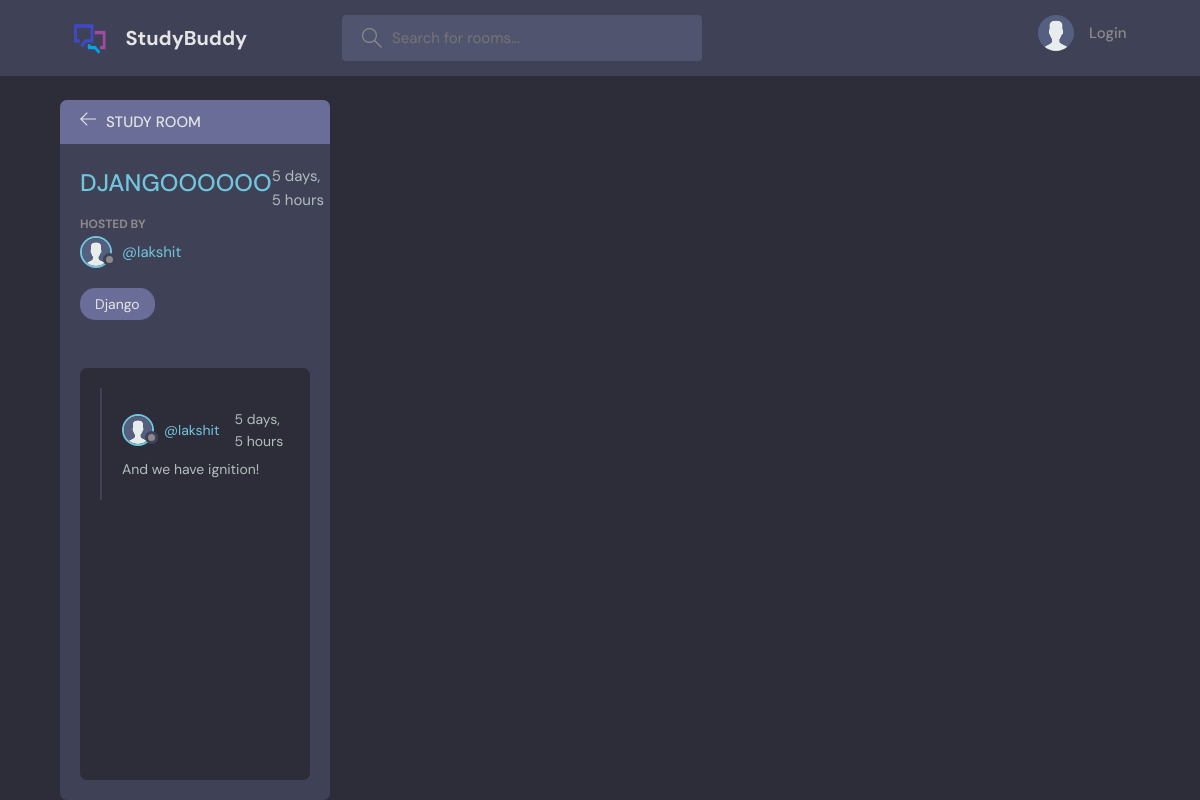
Before: /room/2/ with the older database file.
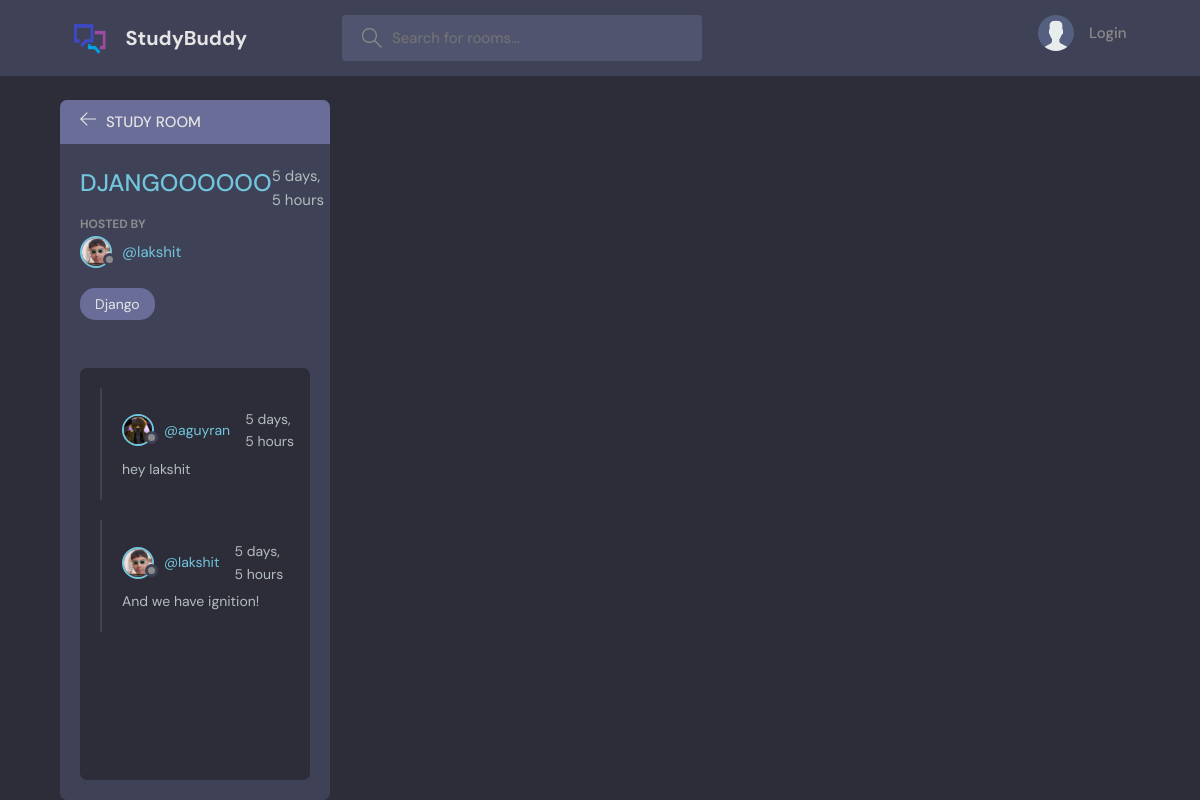
After: the same page with the newer database file.
### base/models.py (models this page shows, shortened)
class Room(models.Model):
    host = models.ForeignKey(User, on_delete=models.SET_NULL,null=True)
    topic = models.ForeignKey(Topic, on_delete=models.SET_NULL,null=True)
    name = models.CharField(max_length=200)
    description= models.TextField(null=True, blank=True)
    participants= models.ManyToManyField(User,related_name='participants', blank =True)
    updated = models.DateTimeField(auto_now=True)
    created = models.DateTimeField(auto_now_add=True)
    class Meta:
        ordering=['-updated','-created']

class User(AbstractUser):
    name = models.CharField(max_length=200,null=True)
    email = models.EmailField(unique=True,null=True)
    bio= models.TextField(null=True)
    avatar = models.ImageField(null=True,default="avatar.svg")
    USERNAME_FIELD='email'
    REQUIRED_FIELDS = []

class Message(models.Model):
    user = models.ForeignKey(User, on_delete=models.CASCADE)
    room = models.ForeignKey(Room, on_delete=models.CASCADE)
    body = models.TextField()
    updated = models.DateTimeField(auto_now=True)
    created = models.DateTimeField(auto_now_add=True)
    class Meta:
        ordering=['-updated','-created']

class Topic(models.Model):
    name = models.CharField(max_length=200)
    def __str__(self):
        return self.name

### base/views.py (the view, shortened to what this page needs)
# urls.py: path('room/<str:pk>/',views.room,name="room"),
def room(request,pk):
    room=Room.objects.get(id=pk)
    room_messages = room.message_set.all()
    participants = room.participants.all()
    context={'room':room, 'room_messages':room_messages,'participants':participants}
    return render(request,'base/room.html',context)

### base/templates/base/room.html (shortened to what this page needs)
{% extends 'main.html' %}
{%block content %}
{% load static %}
    <main class="profile-page layout layout--2">
      <div class="container">
        <div class="room">
          <div class="room__top">
            <div class="room__topLeft">
              <a href="{% url 'homepage'%}">
                <svg version="1.1" xmlns="http://www.w3.org/2000/svg" width="32" height="32" viewBox="0 0 32 32">
                  <title>arrow-left</title>
                  <path
                    d="M13.723 2.286l-13.723 13.714 13.719 13.714 1.616-1.611-10.96-10.96h27.625v-2.286h-27.625l10.965-10.965-1.616-1.607z"
                  ></path>
                </svg>
              </a>
              <h3>Study Room</h3>
            </div>
          </div>
          <div class="room__box scroll">
            <div class="room__header scroll">
              <div class="room__info">
                <h3>{{room.name}}</h3>
                <span>{{room.created|timesince}}</span>
              </div>
              <div class="room__hosted">
                <p>Hosted By</p>
                <a href="{% url 'user-profile' room.host.id %}" class="room__author">
                  <div class="avatar avatar--small">
                    <img src={{room.host.avatar.url}} />
                  </div>
                  <span>@{{room.host.username}}</span>
                </a>
              </div>
              <span class="room__topics">{{room.topic}}</span>
            </div>
            <div class="room__conversation">
              <div class="threads scroll">
                {% for message in room_messages %}
                <div class="thread">
                  <div class="thread__top">
                    <div class="thread__author">
                      <a href="{% url 'user-profile' message.user.id %}" class="thread__authorInfo">
                        <div class="avatar avatar--small">
                          <img src={{message.user.avatar.url}}/>
                        </div>
                        <span>@{{message.user.username}}</span>
                      </a>
                      <span class="thread__date">{{message.created|timesince}}</span>
                    </div>
                  </div>
                  <div class="thread__details">
                    {{message.body}}
                  </div>
                </div>
                {% endfor %}
              </div>
            </div>
          </div>
    {% endblock content %}

Changed rows visible on the page:
changed through a linked row, Room "DJANGOOOOOO": host.avatar: picture added in place of a placeholder
added Message: user.avatar (picture), user.username "aguyran", created "5 days, 5 hours", body "hey lakshit"
changed through a linked row, Message "And we have ignition!": user.avatar: a different picture
